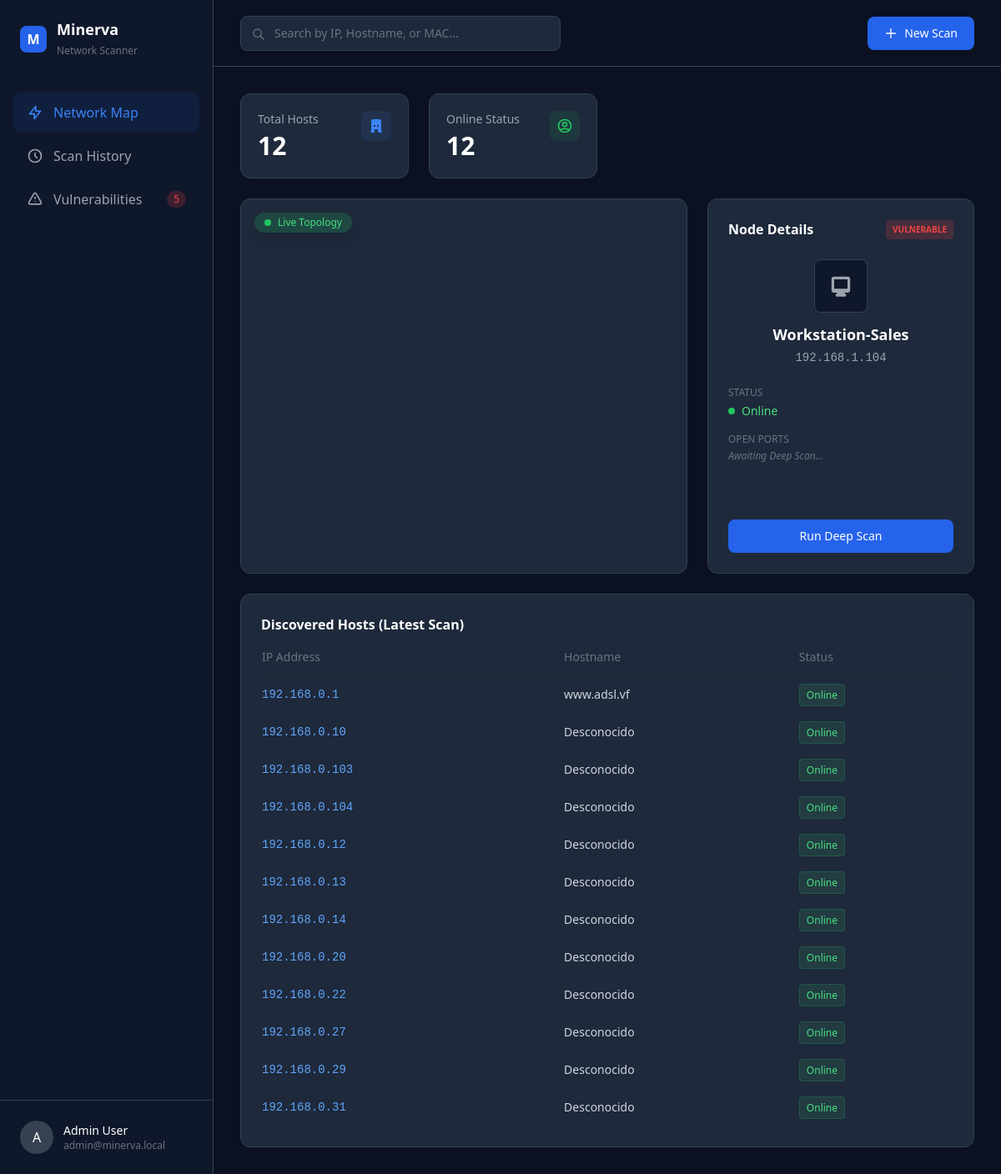
/dashboard, run on the app's committed database.
### app/models.py (models this page shows)
class ScanResult(Base):
    __tablename__ = "scan_results"
    id = Column(Integer, primary_key=True, index=True)
    scan_id = Column(Integer, ForeignKey("scans.id"))
    host_mac = Column(String, ForeignKey("hosts.mac_address"))
    ip_address = Column(String)
    status = Column(String)
    scan = relationship("Scan", back_populates="results")
    host = relationship("Host")
    ports = relationship("Port", back_populates="scan_result", cascade="all, delete-orphan")

class Host(Base):
    __tablename__ = "hosts"
    mac_address = Column(String, primary_key=True, index=True)
    hostname = Column(String)
    first_seen = Column(DateTime, default=datetime.datetime.utcnow)

### app/main.py (the view)
@app.get("/dashboard", response_class=HTMLResponse)
async def dashboard(request: Request, db: Session = Depends(get_db)):
    latest_scan = db.query(models.Scan).order_by(models.Scan.timestamp.desc()).first()
    hosts_para_html = []
    total_hosts = 0
    online_hosts = 0
    if latest_scan:
        total_hosts = len(latest_scan.results)
        online_hosts = sum(1 for r in latest_scan.results if r.status == "up")
        for result in latest_scan.results:
            hostname = result.host.hostname if result.host else "Desconocido"
            hosts_para_html.append({
                "ip": result.ip_address,
                "hostname": hostname,
                "status": result.status
            })
    return templates.TemplateResponse("dashboard.html", {
        "request": request,
        "total_hosts": total_hosts,
        "online_hosts": online_hosts,
        "hosts": hosts_para_html
    })

### templates/dashboard.html (shortened to what this page needs)
<!DOCTYPE html>
<html lang="es">
<head>
    <script src="https://cdn.tailwindcss.com"></script>
    <link rel="stylesheet" href="https://cdnjs.cloudflare.com/ajax/libs/font-awesome/6.4.0/css/all.min.css">
</head>
<body class="text-gray-300 font-sans flex h-screen overflow-hidden">
    <aside class="w-64 flex flex-col justify-between border-r border-panel bg-[#0f172a]">
        <div>
            <div class="flex items-center space-x-3 p-6 mb-4">
                <div class="w-8 h-8 bg-blue-600 rounded-lg flex items-center justify-center text-white font-bold">M
                </div>
                <div>
                    <h1 class="text-lg font-bold text-white leading-tight">Minerva</h1>
                    <span class="text-xs text-gray-500">Network Scanner</span>
                </div>
            </div>
            <nav class="space-y-1 px-4">
                <a href="#"
                    class="flex items-center space-x-3 px-4 py-3 bg-blue-600/10 text-blue-500 rounded-lg font-medium">
                    <svg class="w-5 h-5" fill="none" stroke="currentColor" viewBox="0 0 24 24">
                        <path stroke-linecap="round" stroke-linejoin="round" stroke-width="2"
                            d="M13 10V3L4 14h7v7l9-11h-7z"></path>
                    </svg>
                    <span>Network Map</span>
                </a>
                <a href="#" class="flex items-center space-x-3 px-4 py-3 text-gray-400 hover:text-white transition">
                    <svg class="w-5 h-5" fill="none" stroke="currentColor" viewBox="0 0 24 24">
                        <path stroke-linecap="round" stroke-linejoin="round" stroke-width="2"
                            d="M12 8v4l3 3m6-3a9 9 0 11-18 0 9 9 0 0118 0z"></path>
                    </svg>
                    <span>Scan History</span>
                </a>
                <a href="#"
                    class="flex justify-between items-center px-4 py-3 text-gray-400 hover:text-white transition">
                    <div class="flex items-center space-x-3">
                        <svg class="w-5 h-5" fill="none" stroke="currentColor" viewBox="0 0 24 24">
                            <path stroke-linecap="round" stroke-linejoin="round" stroke-width="2"
                                d="M12 9v2m0 4h.01m-6.938 4h13.856c1.54 0 2.502-1.667 1.732-3L13.732 4c-.77-1.333-2.694-1.333-3.464 0L3.34 16c-.77 1.333.192 3 1.732 3z">
                            </path>
                        </svg>
                        <span>Vulnerabilities</span>
                    </div>
                    <span class="bg-red-500/20 text-red-500 text-xs px-2 py-0.5 rounded-full">5</span>
                </a>
            </nav>
        </div>
        <div class="p-6 border-t border-panel flex items-center space-x-3">
            <div class="w-10 h-10 bg-gray-700 rounded-full flex items-center justify-center text-white">A</div>
            <div>
                <p class="text-sm font-medium text-white">Admin User</p>
                <p class="text-xs text-gray-500">admin@minerva.local</p>
            </div>
        </div>
    </aside>
    <main class="flex-1 flex flex-col h-full overflow-hidden bg-[#0b1120]">
        <header class="h-20 border-b border-panel flex items-center justify-between px-8">
            <div class="relative w-96">
                <input type="text" placeholder="Search by IP, Hostname, or MAC..."
                    class="w-full bg-panel border border-panel text-sm rounded-lg pl-10 pr-4 py-2.5 focus:outline-none focus:border-blue-500 text-white placeholder-gray-500">
                <svg class="w-4 h-4 text-gray-500 absolute left-3.5 top-3.5" fill="none" stroke="currentColor"
                    viewBox="0 0 24 24">
                    <path stroke-linecap="round" stroke-linejoin="round" stroke-width="2"
                        d="M21 21l-6-6m2-5a7 7 0 11-14 0 7 7 0 0114 0z"></path>
                </svg>
            </div>
            <button
                class="bg-blue-600 hover:bg-blue-500 text-white px-5 py-2.5 rounded-lg text-sm font-medium flex items-center space-x-2 transition">
                <svg class="w-4 h-4" fill="none" stroke="currentColor" viewBox="0 0 24 24">
                    <path stroke-linecap="round" stroke-linejoin="round" stroke-width="2" d="M12 4v16m8-8H4"></path>
                </svg>
                <span>New Scan</span>
            </button>
        </header>
        <div class="flex-1 overflow-y-auto p-8 space-y-6">
            <div class="grid grid-cols-4 gap-6">
                <div class="bg-panel border border-panel p-5 rounded-xl flex justify-between items-start">
                    <div>
                        <p class="text-gray-400 text-sm mb-1">Total Hosts</p>
                        <h3 class="text-3xl font-bold text-white">{{total_hosts}}</h3>
                    </div>
                    <div class="p-2 bg-blue-500/10 text-blue-500 rounded-lg"><svg class="w-5 h-5" fill="currentColor"
                            viewBox="0 0 20 20">
                            <path
                                d="M4 4a2 2 0 012-2h8a2 2 0 012 2v12a1 1 0 110 2h-3a1 1 0 01-1-1v-2a1 1 0 00-1-1H9a1 1 0 00-1 1v2a1 1 0 01-1 1H4a1 1 0 110-2V4zm3 1h2v2H7V5zm2 4H7v2h2V9zm2-4h2v2h-2V5zm2 4h-2v2h2V9z">
                            </path>
                        </svg></div>
                </div>
                <div class="bg-panel border border-panel p-5 rounded-xl flex justify-between items-start">
                    <div>
                        <p class="text-gray-400 text-sm mb-1">Online Status</p>
                        <h3 class="text-3xl font-bold text-white">{{online_hosts}}</h3>
                    </div>
                    <div class="p-2 bg-green-500/10 text-green-500 rounded-lg"><svg class="w-5 h-5" fill="none"
                            stroke="currentColor" viewBox="0 0 24 24">
                            <path stroke-linecap="round" stroke-linejoin="round" stroke-width="2"
                                d="M5.121 17.804A13.937 13.937 0 0112 16c2.5 0 4.847.655 6.879 1.804M15 10a3 3 0 11-6 0 3 3 0 016 0zm6 2a9 9 0 11-18 0 9 9 0 0118 0z">
                            </path>
                        </svg></div>
                </div>
            </div>
            <div class="flex space-x-6 h-[450px]">
                <div
                    class="flex-1 bg-panel border border-panel rounded-xl p-2 relative flex items-center justify-center overflow-hidden">
                    <span
                        class="absolute top-4 left-4 z-10 bg-green-500/20 text-green-400 text-xs px-3 py-1 rounded-full flex items-center shadow-lg">
                        <span class="w-2 h-2 bg-green-500 rounded-full mr-2"></span> Live Topology
                    </span>
                    <div id="network-map" class="w-full h-full"></div>
                </div>
                <div class="w-80 bg-panel border border-panel rounded-xl p-6 flex flex-col">
                    <div class="flex justify-between items-center mb-6">
                        <h3 class="text-white font-bold">Node Details</h3>
                        <span
                            class="bg-red-500/20 text-red-500 text-[10px] uppercase font-bold px-2 py-1 rounded">Vulnerable</span>
                    </div>
                    <div class="text-center mb-6">
                        <div
                            class="w-16 h-16 bg-[#0f172a] rounded-lg mx-auto mb-3 flex items-center justify-center border border-gray-700">
                            <svg class="w-8 h-8 text-gray-400" fill="currentColor" viewBox="0 0 20 20">
                                <path fill-rule="evenodd"
                                    d="M3 5a2 2 0 012-2h10a2 2 0 012 2v8a2 2 0 01-2 2h-2.22l.123.489.804.804A1 1 0 0113 18H7a1 1 0 01-.707-1.707l.804-.804L7.22 15H5a2 2 0 01-2-2V5zm5.771 7H5V5h10v7H8.771z"
                                    clip-rule="evenodd"></path>
                            </svg>
                        </div>
                        <h4 class="text-white font-bold text-lg">Workstation-Sales</h4>
                        <p class="text-gray-400 text-sm font-mono mt-1">192.168.1.104</p>
                    </div>
                    <div class="space-y-4 text-sm flex-1">
                        <div>
                            <p class="text-gray-500 text-xs mb-1">STATUS</p>
                            <p class="text-green-400 flex items-center"><span
                                    class="w-2 h-2 bg-green-500 rounded-full mr-2"></span>Online</p>
                        </div>
                        <div>
                            <p class="text-gray-500 text-xs mb-1">OPEN PORTS</p>
                            <div id="open-ports-list" class="flex flex-wrap gap-2 mt-1">
                                <span class="text-gray-500 text-xs italic">Awaiting Deep Scan...</span>
                            </div>
                        </div>
                    </div>
                    <button id="btn-deepscan" onclick="launchDeepScan('192.168.0.27')"
                        class="w-full mt-6 bg-blue-600 hover:bg-blue-500 text-white py-2.5 rounded-lg text-sm transition font-medium flex justify-center items-center">
                        <span>Run Deep Scan</span>
                    </button>
                </div>
            </div>
            <div class="bg-panel border border-panel rounded-xl p-6">
                <h3 class="text-white font-bold mb-4">Discovered Hosts (Latest Scan)</h3>
                <table class="w-full text-left text-sm">
                    <thead>
                        <tr class="text-gray-500 border-b border-gray-800">
                            <th class="pb-3 font-medium">IP Address</th>
                            <th class="pb-3 font-medium">Hostname</th>
                            <th class="pb-3 font-medium">Status</th>
                        </tr>
                    </thead>
                    <tbody>
                        {% if hosts %}
                        {% for host in hosts %}
                        <tr class="border-b border-gray-800/50 hover:bg-gray-800/30 transition">
                            <td class="py-3 text-blue-400 font-mono">{{ host.ip }}</td>
                            <td class="py-3 text-gray-300">{{ host.hostname }}</td>
                            <td class="py-3">
                                <span
                                    class="text-green-400 bg-green-400/10 px-2 py-1 rounded text-xs border border-green-500/20">Online</span>
                            </td>
                        </tr>
                        {% endfor %}
                        {% else %}
                        <tr>
                            <td colspan="3" class="py-4 text-center text-gray-500">No data available. Run a scan first.
                            </td>
                        </tr>
                        {% endif %}
                    </tbody>
                </table>
            </div>
        </div>
    </main>
</body>
</html>

### templates/dashboard.html (style rules this page uses)
body { background-color: #0b1120; }
.bg-panel { background-color: #1e293b; }
.border-panel { border-color: #334155; }

### data on the page
ScanResult: ip "192.168.0.1"
Host: hostname "www.adsl.vf"
ScanResult: ip "192.168.0.10"
Host: hostname "Desconocido"
ScanResult: ip "192.168.0.103"
Host: hostname "Desconocido"
ScanResult: ip "192.168.0.104"
Host: hostname "Desconocido"
ScanResult: ip "192.168.0.12"
Host: hostname "Desconocido"
ScanResult: ip "192.168.0.13"
Host: hostname "Desconocido"
ScanResult: ip "192.168.0.14"
Host: hostname "Desconocido"
ScanResult: ip "192.168.0.20"
Host: hostname "Desconocido"
ScanResult: ip "192.168.0.22"
Host: hostname "Desconocido"
ScanResult: ip "192.168.0.27"
Host: hostname "Desconocido"
ScanResult: ip "192.168.0.29"
Host: hostname "Desconocido"
ScanResult: ip "192.168.0.31"
Host: hostname "Desconocido"

### other printed values
{{ total_hosts }} "12"
{{ online_hosts }} "12"
